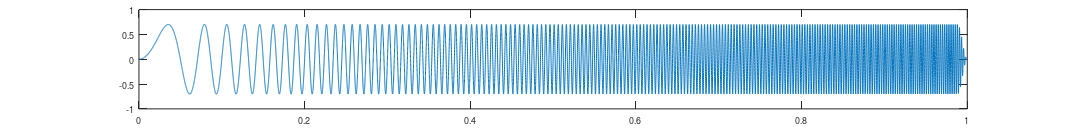

The MATLAB script that drew this image:
clear;
close all;


fs=22050;
a=0;b=1;
para_freq = 400;	%Frequency for chirp singal
t = a:(1/fs)*(b-a):b-(1/(fs*(b-a)));              
f = 0.7*sin(para_freq*pi*t.*t);  
sizeFade = 256;
window = hann(sizeFade*2)';
window = window(sizeFade+1:end);
f(end-sizeFade+1:end) = f(end-sizeFade+1:end).*window;

figure;
h = plot(t,f);       
set(h,'LineWidth',1);
axis([a,b,-1,1])
printPaperPosition = [1   10   16.7  2]; %[left, bottom, width, height]
printFile = 'Sound_Chirp';
set(gcf,'PaperPosition',printPaperPosition); 
print('-dpng',strcat(printFile),'-r600');

audiowrite('Sound_Chirp.wav', f, fs)